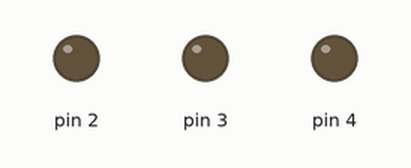
The sketch below on a simulated Arduino Uno, built with avr-gcc and run on an emulated ATmega328P. Parts: output pins drawn as LEDs (lit = HIGH).

Above: at 0.08 s.
At 2.48 s:
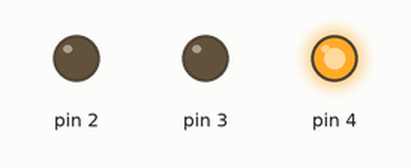
Timing chart, 0 to 3.0 s (numbered marks = the images above):
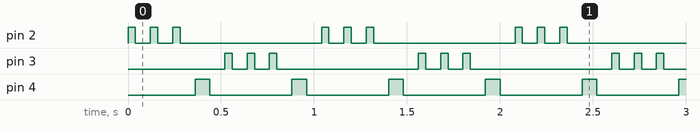

The sketch:

police.ino
```cpp
byte arr[6] = {40, 80, 40, 80, 40, 240};

byte arr1[26] = {1, 0, 0, 1, 0, 0, 1,   0, 0, 0, 0, 0, 0,   0, 0, 0, 0, 0, 0, 0,   0, 0, 0, 0, 0, 0};
byte arr2[26] = {0, 0, 0, 0, 0, 0, 0,   0, 0, 0, 0, 0, 0,   1, 0, 0, 1, 0, 0, 1,   0, 0, 0, 0, 0, 0};
byte arr3[26] = {0, 0, 0, 0, 0, 0, 0,   0, 0, 1, 1, 0, 0,   0, 0, 0, 0, 0, 0, 0,   0, 0, 1, 1, 0, 0};

void setup() {
  // put your setup code here, to run once:
  pinMode(2, OUTPUT);
  pinMode(3, OUTPUT);
  pinMode(4, OUTPUT);
}

void loop() {
  for (byte i = 0; i < 26; ++i) {
    digitalWrite(2, arr1[i]);
    digitalWrite(3, arr2[i]);
    digitalWrite(4, arr3[i]);
    delay(40);
  }
}
```

Measured:
- by itself, pin 2, pin 3: repeats every 1.0 s: 2 × (LOW 0.08 s, HIGH 0.04 s), LOW 0.76 s, HIGH 0.04 s
- by itself, pin 4: alternates HIGH for 0.08 s and LOW for 0.44 s
